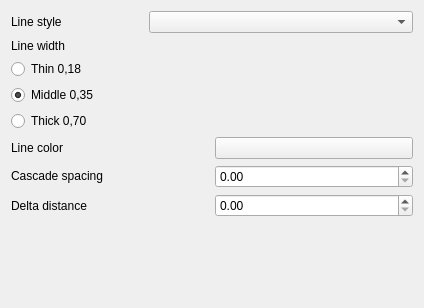
<?xml version="1.0" encoding="UTF-8"?>
<ui version="4.0">
 <class>TechDrawGui::TaskSelectLineAttributes</class>
 <widget class="QWidget" name="TechDrawGui::TaskSelectLineAttributes">
  <property name="geometry">
   <rect>
    <x>0</x>
    <y>0</y>
    <width>424</width>
    <height>308</height>
   </rect>
  </property>
  <property name="sizePolicy">
   <sizepolicy hsizetype="Fixed" vsizetype="MinimumExpanding">
    <horstretch>0</horstretch>
    <verstretch>0</verstretch>
   </sizepolicy>
  </property>
  <property name="minimumSize">
   <size>
    <width>250</width>
    <height>0</height>
   </size>
  </property>
  <property name="windowTitle">
   <string>Line Attributes</string>
  </property>
  <layout class="QVBoxLayout" name="verticalLayout">
   <item>
    <layout class="QGridLayout" name="lineStyles" columnstretch="1,2">
     <item row="0" column="0">
      <widget class="QLabel" name="label_styles">
       <property name="text">
        <string>Line style</string>
       </property>
      </widget>
     </item>
     <item row="0" column="1">
      <widget class="QComboBox" name="cbLineStyle"/>
     </item>
    </layout>
   </item>
   <item>
    <layout class="QGridLayout" name="lineWidth">
     <item row="0" column="0">
      <widget class="QLabel" name="label_width">
       <property name="text">
        <string>Line width</string>
       </property>
      </widget>
     </item>
     <item row="1" column="0">
      <widget class="QRadioButton" name="rbThin">
       <property name="text">
        <string>Thin 0,18</string>
       </property>
       <property name="autoExclusive">
        <bool>true</bool>
       </property>
       <attribute name="buttonGroup">
        <string notr="true">bgLineWidth</string>
       </attribute>
      </widget>
     </item>
     <item row="2" column="0">
      <widget class="QRadioButton" name="rbMiddle">
       <property name="text">
        <string>Middle 0,35</string>
       </property>
       <property name="checked">
        <bool>true</bool>
       </property>
       <property name="autoExclusive">
        <bool>true</bool>
       </property>
       <attribute name="buttonGroup">
        <string notr="true">bgLineWidth</string>
       </attribute>
      </widget>
     </item>
     <item row="3" column="0">
      <widget class="QRadioButton" name="rbThick">
       <property name="text">
        <string>Thick 0,70</string>
       </property>
       <property name="autoExclusive">
        <bool>true</bool>
       </property>
       <attribute name="buttonGroup">
        <string notr="true">bgLineWidth</string>
       </attribute>
      </widget>
     </item>
    </layout>
   </item>
   <item>
    <layout class="QGridLayout" name="lineColors">
     <item row="0" column="1">
      <widget class="Gui::PreauracadolorButton" name="cbColor"/>
     </item>
     <item row="0" column="0">
      <widget class="QLabel" name="label_colors">
       <property name="text">
        <string>Line color</string>
       </property>
      </widget>
     </item>
    </layout>
   </item>
   <item>
    <layout class="QGridLayout" name="cascadeValues" rowstretch="0,0" columnstretch="0,0">
     <property name="leftMargin">
      <number>0</number>
     </property>
     <item row="0" column="0">
      <widget class="QLabel" name="label_spacing">
       <property name="sizePolicy">
        <sizepolicy hsizetype="Minimum" vsizetype="Fixed">
         <horstretch>0</horstretch>
         <verstretch>0</verstretch>
        </sizepolicy>
       </property>
       <property name="text">
        <string>Cascade spacing</string>
       </property>
      </widget>
     </item>
     <item row="0" column="1">
      <widget class="QDoubleSpinBox" name="sbSpacing">
       <property name="singleStep">
        <double>0.500000000000000</double>
       </property>
      </widget>
     </item>
     <item row="1" column="0">
      <widget class="QLabel" name="label_stretch">
       <property name="text">
        <string>Delta distance</string>
       </property>
      </widget>
     </item>
     <item row="1" column="1">
      <widget class="QDoubleSpinBox" name="sbStretch">
       <property name="singleStep">
        <double>0.500000000000000</double>
       </property>
      </widget>
     </item>
    </layout>
   </item>
   <item>
    <spacer name="verticalSpacer">
     <property name="orientation">
      <enum>Qt::Vertical</enum>
     </property>
     <property name="sizeHint" stdset="0">
      <size>
       <width>20</width>
       <height>40</height>
      </size>
     </property>
    </spacer>
   </item>
  </layout>
 </widget>
 <customwidgets>
  <customwidget>
   <class>Gui::ColorButton</class>
   <extends>QPushButton</extends>
   <header>Gui/Widgets.h</header>
  </customwidget>
  <customwidget>
   <class>Gui::PreauracadolorButton</class>
   <extends>Gui::ColorButton</extends>
   <header>Gui/PrefWidgets.h</header>
  </customwidget>
 </customwidgets>
 <resources>
  <include location="Resources/TechDraw.qrc"/>
 </resources>
 <connections/>
 <buttongroups>
  <buttongroup name="bgLineColor">
   <property name="exclusive">
    <bool>true</bool>
   </property>
  </buttongroup>
  <buttongroup name="bgLineWidth">
   <property name="exclusive">
    <bool>true</bool>
   </property>
  </buttongroup>
 </buttongroups>
</ui>
